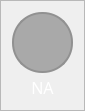
                     <widget class="QFrame" name="frame_ch11">
                      <property name="maximumSize">
                       <size>
                        <width>80</width>
                        <height>150</height>
                       </size>
                      </property>
                      <property name="styleSheet">
                       <string notr="true">QFrame{
	
	border-color: rgb(255, 98, 92);
}

QLabel{
	color: #FFF;
}</string>
                      </property>
                      <property name="frameShape">
                       <enum>QFrame::StyledPanel</enum>
                      </property>
                      <property name="frameShadow">
                       <enum>QFrame::Raised</enum>
                      </property>
                      <layout class="QVBoxLayout" name="verticalLayout_27">
                       <property name="spacing">
                        <number>0</number>
                       </property>
                       <item>
                        <widget class="QFrame" name="frame_ch11_color">
                         <property name="sizePolicy">
                          <sizepolicy hsizetype="Fixed" vsizetype="Fixed">
                           <horstretch>0</horstretch>
                           <verstretch>0</verstretch>
                          </sizepolicy>
                         </property>
                         <property name="minimumSize">
                          <size>
                           <width>61</width>
                           <height>61</height>
                          </size>
                         </property>
                         <property name="maximumSize">
                          <size>
                           <width>1000</width>
                           <height>61</height>
                          </size>
                         </property>
                         <property name="sizeIncrement">
                          <size>
                           <width>1</width>
                           <height>1</height>
                          </size>
                         </property>
                         <property name="styleSheet">
                          <string notr="true">border: 2px solid rgb(145, 145, 145);
border-radius: 30px;
background-color: rgb(169, 169, 169)</string>
                         </property>
                         <property name="frameShape">
                          <enum>QFrame::StyledPanel</enum>
                         </property>
                         <property name="frameShadow">
                          <enum>QFrame::Raised</enum>
                         </property>
                        </widget>
                       </item>
                       <item>
                        <widget class="QLabel" name="label_ch11">
                         <property name="minimumSize">
                          <size>
                           <width>61</width>
                           <height>0</height>
                          </size>
                         </property>
                         <property name="maximumSize">
                          <size>
                           <width>16777215</width>
                           <height>30</height>
                          </size>
                         </property>
                         <property name="font">
                          <font>
                           <family>DM Sans</family>
                           <pointsize>-1</pointsize>
                           <weight>50</weight>
                           <italic>false</italic>
                           <bold>false</bold>
                          </font>
                         </property>
                         <property name="text">
                          <string>Ch11</string>
                         </property>
                         <property name="alignment">
                          <set>Qt::AlignCenter</set>
                         </property>
                        </widget>
                       </item>
                       <item>
                        <widget class="QLabel" name="label_ch11_value">
                         <property name="minimumSize">
                          <size>
                           <width>61</width>
                           <height>0</height>
                          </size>
                         </property>
                         <property name="maximumSize">
                          <size>
                           <width>16777215</width>
                           <height>30</height>
                          </size>
                         </property>
                         <property name="font">
                          <font>
                           <family>DM Sans</family>
                           <pointsize>12</pointsize>
                           <weight>50</weight>
                           <italic>false</italic>
                           <bold>false</bold>
                          </font>
                         </property>
                         <property name="styleSheet">
                          <string notr="true">font:12pt</string>
                         </property>
                         <property name="text">
                          <string>NA</string>
                         </property>
                         <property name="alignment">
                          <set>Qt::AlignCenter</set>
                         </property>
                        </widget>
                       </item>
                      </layout>
                     </widget>
